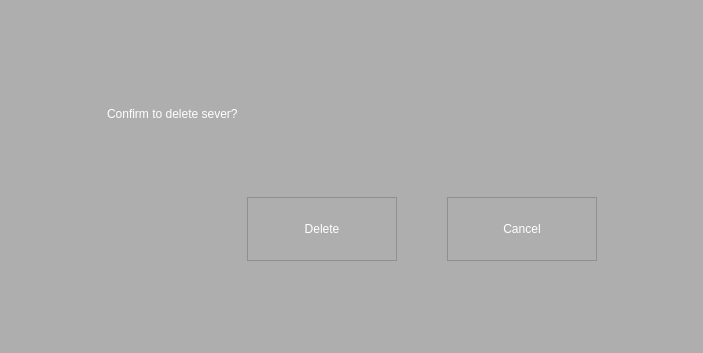
<?xml version="1.0" encoding="UTF-8"?>
<ui version="4.0">
 <class>DeleteDialog</class>
 <widget class="QDialog" name="DeleteDialog">
  <property name="geometry">
   <rect>
    <x>0</x>
    <y>0</y>
    <width>703</width>
    <height>353</height>
   </rect>
  </property>
  <property name="windowTitle">
   <string>Dialog</string>
  </property>
  <property name="styleSheet">
   <string notr="true"/>
  </property>
  <widget class="QWidget" name="background" native="true">
   <property name="geometry">
    <rect>
     <x>0</x>
     <y>0</y>
     <width>703</width>
     <height>353</height>
    </rect>
   </property>
   <property name="styleSheet">
    <string notr="true">background-color: rgb(174, 174, 174);</string>
   </property>
   <widget class="QLabel" name="contentlabel">
    <property name="geometry">
     <rect>
      <x>107</x>
      <y>84</y>
      <width>480</width>
      <height>60</height>
     </rect>
    </property>
    <property name="styleSheet">
     <string notr="true">font: 30pt &quot;Arial&quot;;
color: rgb(255, 255, 255);</string>
    </property>
    <property name="text">
     <string>Confirm to delete sever? </string>
    </property>
   </widget>
   <widget class="QPushButton" name="deletepanedelBtn">
    <property name="geometry">
     <rect>
      <x>247</x>
      <y>197</y>
      <width>150</width>
      <height>64</height>
     </rect>
    </property>
    <property name="styleSheet">
     <string notr="true">QPushButton {
    border: 1px solid #8f8f91;
	border-image: url(:/login/Resource/login_page/u54.png);
	color: rgb(255, 255, 255);
	font: 22pt &quot;Arial&quot;;
}

QPushButton:pressed {
	border: 1px solid #8f8f91;
}
</string>
    </property>
    <property name="text">
     <string>Delete</string>
    </property>
   </widget>
   <widget class="QPushButton" name="deletepanecancelBtn">
    <property name="geometry">
     <rect>
      <x>447</x>
      <y>197</y>
      <width>150</width>
      <height>64</height>
     </rect>
    </property>
    <property name="styleSheet">
     <string notr="true">QPushButton {
    border: 1px solid #8f8f91;
	border-image: url(:/login/Resource/login_page/u54.png);
	color: rgb(255, 255, 255);
	font: 22pt &quot;Arial&quot;;
}

QPushButton:pressed {
	border: 1px solid #8f8f91;
}
</string>
    </property>
    <property name="text">
     <string>Cancel</string>
    </property>
   </widget>
  </widget>
 </widget>
 <resources/>
 <connections/>
</ui>
